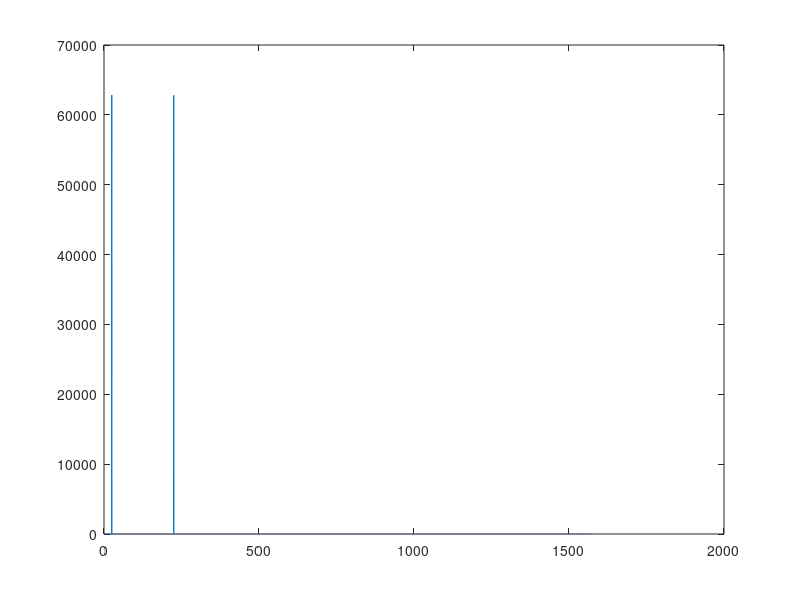

This figure's MATLAB source:
# la senal a muestrear
signal = @(x) 1*sin(450*pi*x) + 1*sin(50*pi*x);
# la frecuencia con la que muestreo (cambiar de 1451 a 500)
f = 1000*pi;
# muestreo un 0.1 segundo de senal
max_time = 40;
x = [0:1/f:max_time];
# opcional: plot de la funcion
#plot(x,signal(x));
# calculo de la transformada
transform = fft(signal(x));
# tengo que transformar mi espacio x tiempo a espacio x frecuencias
# fft devuelve las frecuencas en este orden [0 ... nysq -nysq ...]
# Osea todos los positivos primeros hasta la freq de nysquit y despues los negativos
# Voy a agarrar solo las frecuencias positivas y voy a escalar el eje x de acuerdo a eso
N = length(x);
first_half = 1:N/2;
freqs = x(first_half)*f/max_time;
plot(freqs,abs(transform(first_half)))
